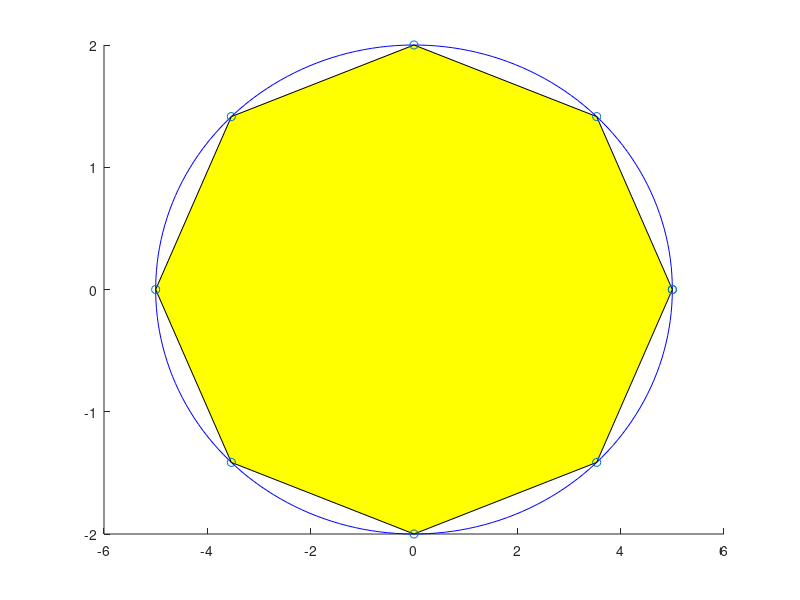

MATLAB code to generate this figure:
%En este ejemplo se hará un poligono inscrito en un circulo. 
%Usamos el comando <fill> para "rellenar" un área, que en este caso será la
%del poligono
clc
clear
a = 5;
b = 2;
t = linspace(0,2*pi,200);
x = a*cos(t);
y = b*sin(t);
hold on
    plot(x,y,'b');
    t2 = linspace(0,2*pi,9);
    x = a*cos(t2);
    y = b*sin(t2);
    fill(x,y,'y');  %Rellena el área
    plot(x,y,'o','markersize',6);
hold off
fprintf('Área: %4.2f\n',polyarea(x,y));
    